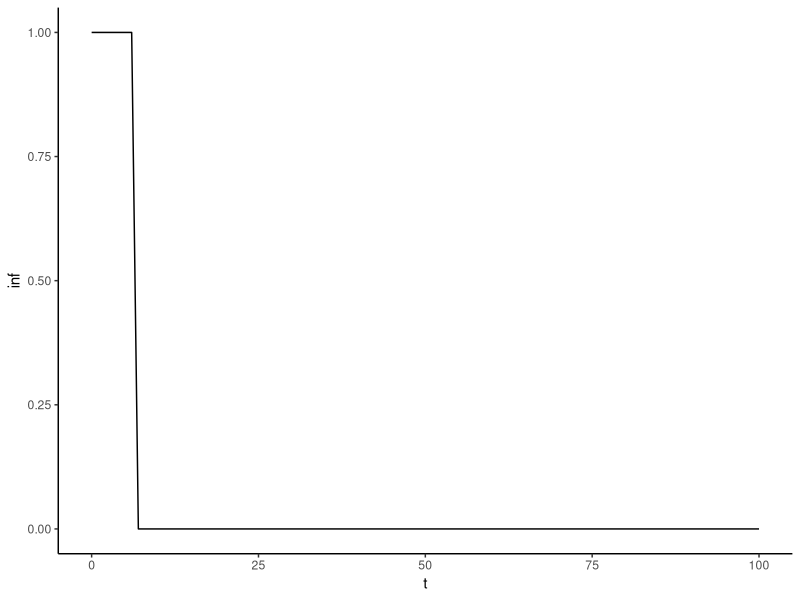

This figure's R source:
# =============================================================================
# Initial definitions
# =============================================================================

library(tidyverse) 
library(purrr)

N <- 1000
beta <- 1/3
gamma <- 1/5

tauistar <- rexp(N, gamma)
# vi <- beta*tauistar

# ai <- function(tau, beta, tauistar){
# 	if(tau<0){stop("tau must be positive")}
# 	if(tau<=tauistar){
# 		out <- beta
# 	} else {
# 		out <- 0
# 	}
# 	return(out)
# }

# Fi <- function(tau, beta, tauistar){
# 	if(tau<0){stop("tau must be positive")}
# 	if(tau<=tauistar){
# 		out <- beta*tau
# 	} else {
# 		out <- beta*tauistar
# 	}
# 	return(out)
# }


# Fhati <- function(tau, tauistar){
# 	if(tau<0){stop("tau must be positive")}
# 	if(tau<=tauistar){
# 		out <- tau/tauistar
# 	} else {
# 		out <- 1
# 	}
# 	return(out)
# }

# Fhatinvi <- function(x, tauistar){

# 	out <- x*tauistar
# 	return(out)

# }

# =============================================================================
# Simulate
# =============================================================================

# source('code/exactsim.R'); tinfvec[tinfvec<Inf]

tmax <- 100

tinfvec <- rep(Inf,N)

tinfvec[1] <- 0

t <- 0
infcounter <- 2 

while(t < tmax){
	infremaining <- tauistar - (t - tinfvec)
	delta <- min(infremaining[infremaining>0.000001]) # if Inf, stop sim
	if(delta==Inf){
		break()
	}

	# How many people are currently contributing to infectiousness? 
	# That's people who have been infected and not yet recovered: 
	ninf <- sum((tinfvec < Inf) & (tauistar > t-tinfvec))

	# Calculate the total force over the time period from these people: 
	Ftot <- ninf*beta*delta
	pinf <- 1-exp(-Ftot/N)

	newinf <- rbinom(1,N-sum(tinfvec<Inf),pinf)

	# Draw times for the new infections: (add clause where if there are no infections we skip this and set t <- t+delta) 
	if(newinf > 0){
		t <- t + min(runif(newinf))*delta
		tinfvec[infcounter] <- t
		infcounter <- infcounter + 1	
	} else {
		t <- t+delta
	}
}


tinfdf <- tibble(tinf=tinfvec, taui=tauistar) %>% 
	mutate(trec=tinf+taui)

plottimes <- seq(from=0,to=tmax,by=1)
plotinfs <- lapply(plottimes, function(x){
	return(nrow(tinfdf %>% filter(tinf<=x & trec>x)))
	}) %>% unlist()

fig_icurve <- tibble(t=plottimes,inf=plotinfs) %>% 
	ggplot(aes(x=t, y=inf)) +
		geom_line() + 
		theme_classic()


# =============================================================================
# Test
# =============================================================================


# # Initialize time 
# t <- 0

# while(t<tmax){

# 	# Calculate total force 
# 	tau <- t-tinfvec
# 	tau[tau>tauistar] <- tauistar[tau>tauistar]
# 	Fi <- ((beta*(tau+tstep)) - (beta*tau))[ivec==1]
# 	Ftot <- sum(Fi)

# 	# Draw new infections 
# 	pinf <- 1-exp(-Ftot/N)
# 	ninf <- rbinom(1,N-sum(ivec),pinf)

# 	# Determine the first infection
# 	if(ninf>0){


# 	} else {
# 		t <- t+tstep
# 	}


# }


# # =============================================================================

# tinfvec <- rep(Inf,N)
# tinfvec[sample(N, 50)] <- runif(50)*10
# ivec <- rep(0,N)
# ivec[tinfvec<Inf]<-1

# t <- 11
# ftot <- function(t){
# 	out <- sum((beta*pmin(tauistar, t-tinfvec))[ivec==1])/N
# 	return(out)
# }

# # The full cumulative infectiousness profile:
# tvec <- seq(from=10, to=100, by=0.1) 
# yvec <- unlist(lapply(tvec, ftot))
# tibble(t=tvec,y=yvec) %>% ggplot(aes(x=t,y=y)) + geom_line() + theme_classic()

# # The truncated infectiousness CDF: 
# tvec <- seq(from=10, to=40, by=0.1) 
# yvec <- (unlist(lapply(tvec, ftot))-ftot(10))/(ftot(40)-ftot(10))
# tibble(t=tvec,y=yvec) %>% ggplot(aes(x=t,y=y)) + geom_line() + theme_classic()
